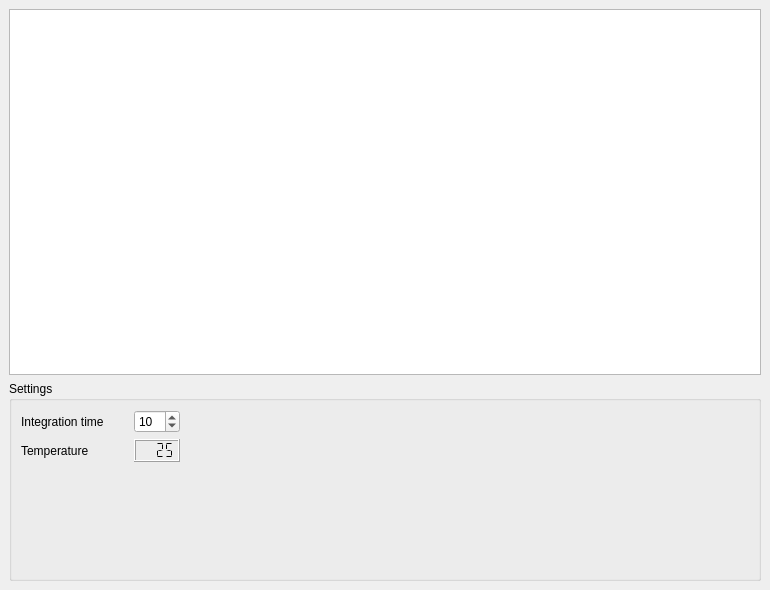
<?xml version="1.0" encoding="UTF-8"?>
<ui version="4.0">
 <class>MainWindow</class>
 <widget class="QMainWindow" name="MainWindow">
  <property name="geometry">
   <rect>
    <x>0</x>
    <y>0</y>
    <width>770</width>
    <height>590</height>
   </rect>
  </property>
  <property name="sizePolicy">
   <sizepolicy hsizetype="Expanding" vsizetype="Expanding">
    <horstretch>0</horstretch>
    <verstretch>0</verstretch>
   </sizepolicy>
  </property>
  <property name="minimumSize">
   <size>
    <width>500</width>
    <height>500</height>
   </size>
  </property>
  <property name="windowTitle">
   <string>MainWindow</string>
  </property>
  <widget class="QWidget" name="centralwidget">
   <property name="sizePolicy">
    <sizepolicy hsizetype="Expanding" vsizetype="Expanding">
     <horstretch>0</horstretch>
     <verstretch>0</verstretch>
    </sizepolicy>
   </property>
   <property name="maximumSize">
    <size>
     <width>3000</width>
     <height>3000</height>
    </size>
   </property>
   <layout class="QVBoxLayout" name="verticalLayout">
    <item>
     <widget class="PlotWidget" name="graphicsView"/>
    </item>
    <item>
     <widget class="QGroupBox" name="groupBox">
      <property name="minimumSize">
       <size>
        <width>0</width>
        <height>200</height>
       </size>
      </property>
      <property name="title">
       <string>Settings</string>
      </property>
      <property name="flat">
       <bool>false</bool>
      </property>
      <property name="checkable">
       <bool>false</bool>
      </property>
      <layout class="QHBoxLayout" name="horizontalLayout">
       <item>
        <layout class="QFormLayout" name="formLayout">
         <property name="fieldGrowthPolicy">
          <enum>QFormLayout::AllNonFixedFieldsGrow</enum>
         </property>
         <property name="labelAlignment">
          <set>Qt::AlignLeading|Qt::AlignLeft|Qt::AlignVCenter</set>
         </property>
         <property name="horizontalSpacing">
          <number>30</number>
         </property>
         <item row="0" column="0">
          <widget class="QLabel" name="label">
           <property name="text">
            <string>Integration time</string>
           </property>
           <property name="scaledContents">
            <bool>false</bool>
           </property>
          </widget>
         </item>
         <item row="1" column="0">
          <widget class="QLabel" name="label_3">
           <property name="text">
            <string>Temperature</string>
           </property>
          </widget>
         </item>
         <item row="1" column="1">
          <widget class="QLCDNumber" name="lcdNumber">
           <property name="smallDecimalPoint">
            <bool>true</bool>
           </property>
           <property name="numDigits">
            <number>4</number>
           </property>
           <property name="digitCount">
            <number>4</number>
           </property>
           <property name="segmentStyle">
            <enum>QLCDNumber::Flat</enum>
           </property>
           <property name="value" stdset="0">
            <double>25.000000000000000</double>
           </property>
          </widget>
         </item>
         <item row="0" column="1">
          <widget class="SpinBox" name="spinBox">
           <property name="value">
            <number>10</number>
           </property>
          </widget>
         </item>
        </layout>
       </item>
       <item>
        <spacer name="horizontalSpacer">
         <property name="orientation">
          <enum>Qt::Horizontal</enum>
         </property>
         <property name="sizeHint" stdset="0">
          <size>
           <width>350</width>
           <height>20</height>
          </size>
         </property>
        </spacer>
       </item>
      </layout>
     </widget>
    </item>
   </layout>
  </widget>
  <widget class="QMenuBar" name="menubar">
   <property name="geometry">
    <rect>
     <x>0</x>
     <y>0</y>
     <width>770</width>
     <height>22</height>
    </rect>
   </property>
  </widget>
 </widget>
 <customwidgets>
  <customwidget>
   <class>PlotWidget</class>
   <extends>QGraphicsView</extends>
   <header>pyqtgraph</header>
  </customwidget>
  <customwidget>
   <class>SpinBox</class>
   <extends>QSpinBox</extends>
   <header>pyqtgraph</header>
  </customwidget>
 </customwidgets>
 <resources/>
 <connections/>
</ui>
